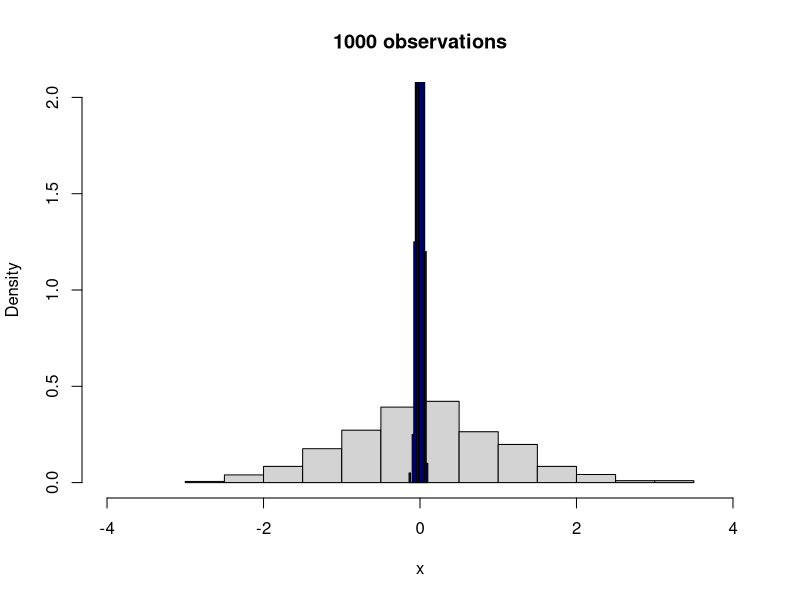
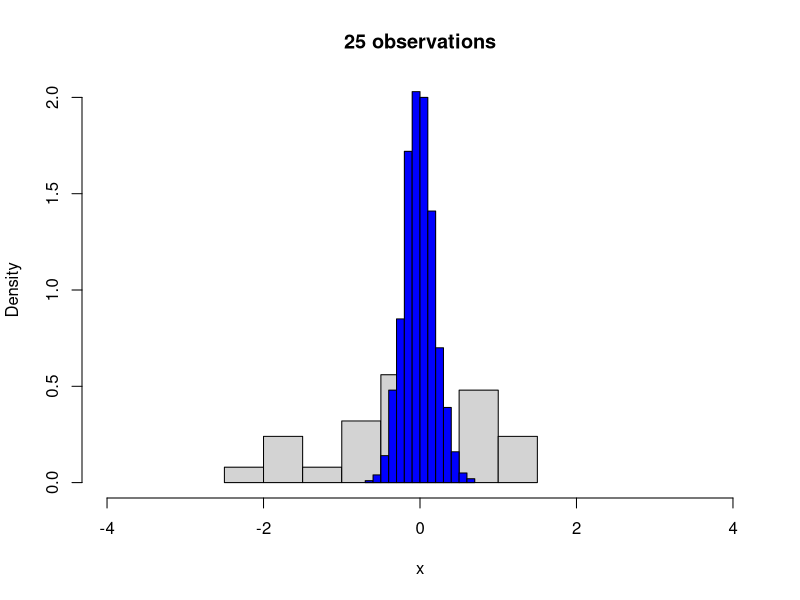
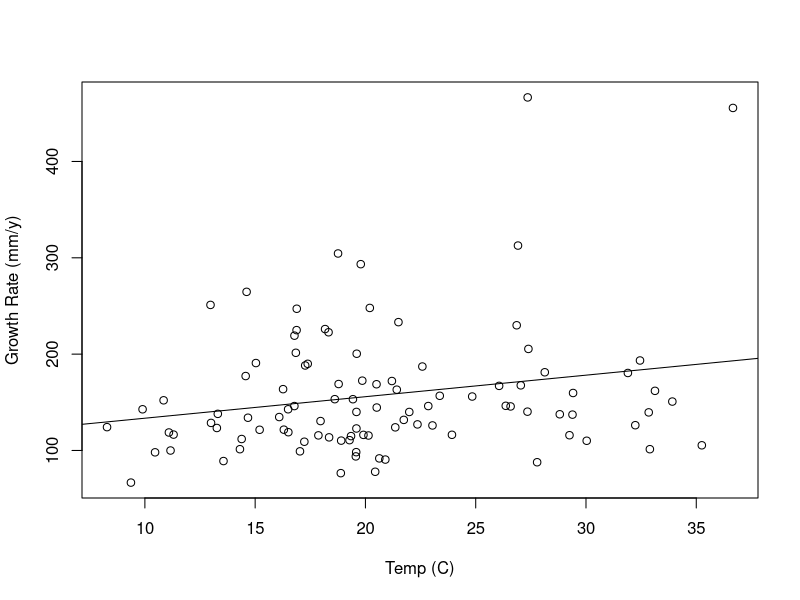
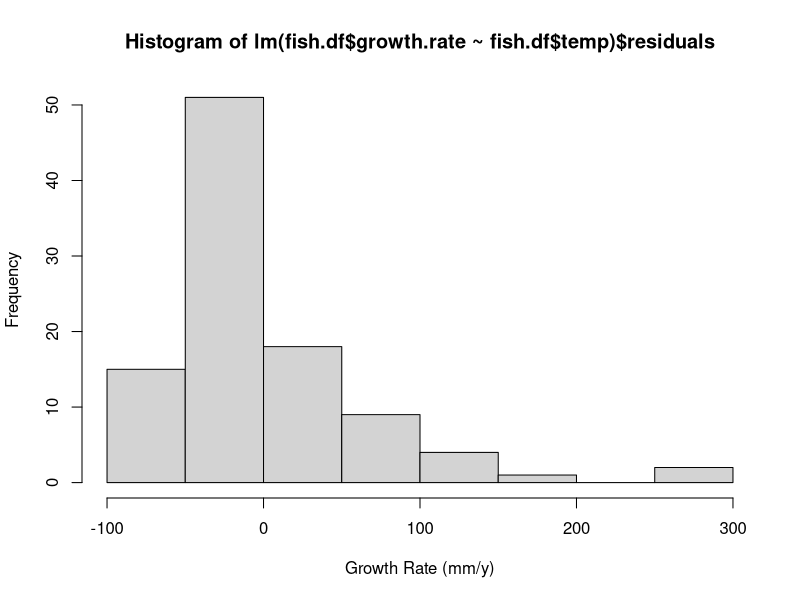
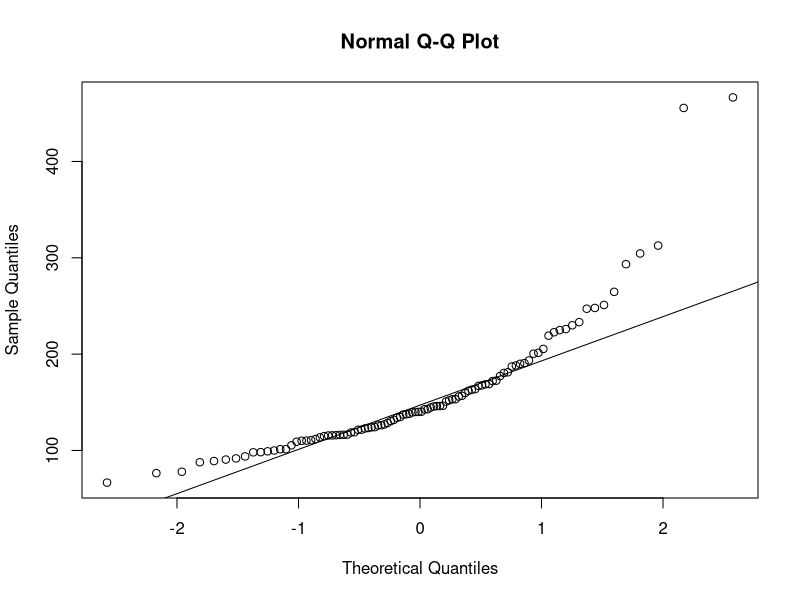
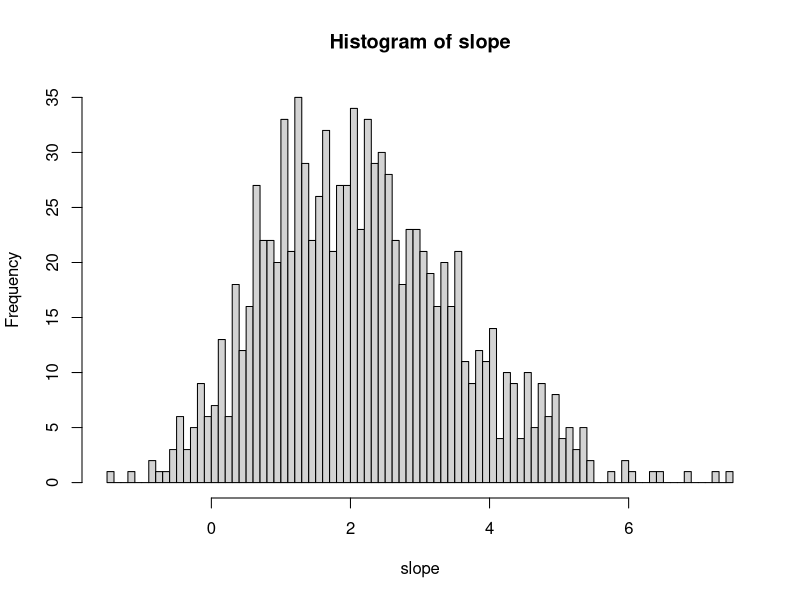
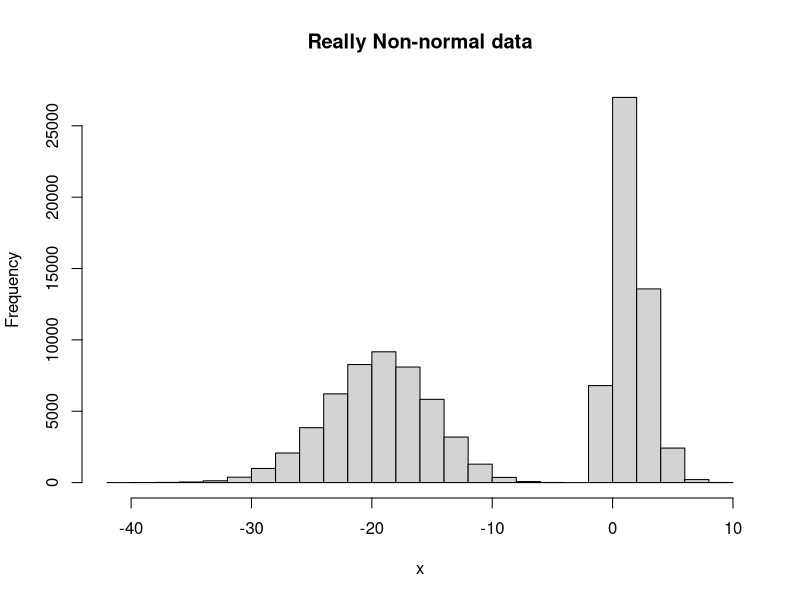
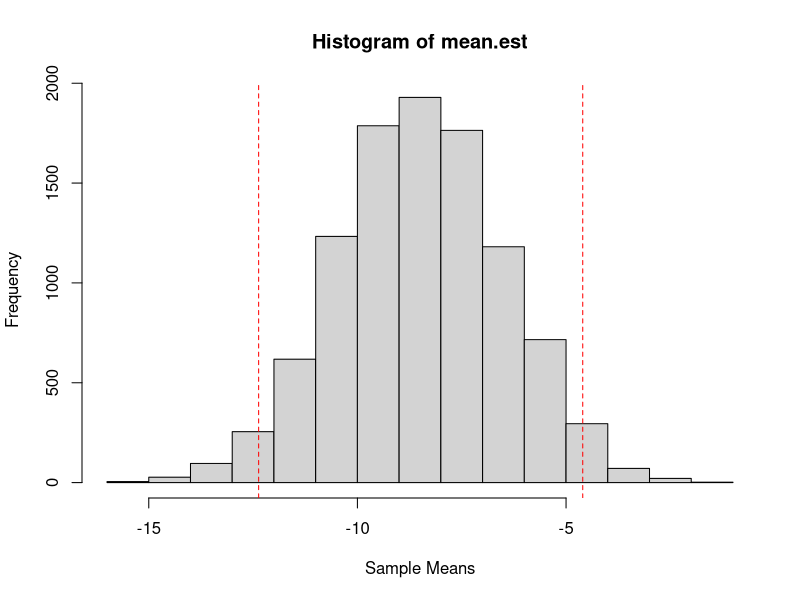

Source code (R) for these figures, in order:
## ---- chunk 1
library(knitr)
opts_knit$set(root.dir = "C:/Users/madid/OneDrive/Documents/Desktop/RCour
                     seExamples/R-Class-2024/WK04_Bootstrapping")


## ---- chunk 2
x <- rnorm(1000)
#modeling with normal distribution and 1000 observations
hist(x, freq= FALSE, # makes the y-axis density
    ylim = c(0,2), #y-axis scale
    xlim = c(-4,4),#x-axis scale
    main = "1000 observations") #title


mean.x <- replicate(1000, mean(rnorm(1000)))
#find the mean of the distribution, 1000 times
#add the distribution of th emean to the histogram
hist(mean.x, add =TRUE,
     col = "blue", #color of plot to blue
     freq = FALSE) #to make y-axis density


## ---- chunk 3
s1 <- sd(x) #SD
s1
a1 <- c(-1,1)*1.96*s1 + mean(x) 
a1 #95% CI for where the data points lie

## ---- chunk 4
SE1 <- (s1/sqrt(1000))
SE1

b1 <- mean(x) + c(-1,1)*1.96*SE1
b1 #95% CI for where the mean of the population exists

## ---- chunk 5
x <- rnorm(25)
hist(x,
     freq = FALSE,
     ylim = c(0,2),
     xlim = c(-4,4),
     main = "25 observations")

mean.x <- replicate(1000, mean(rnorm(25)))
hist(mean.x, add = TRUE, # adds to the preexisting plot
     col = "blue",
     freq = FALSE)
## ---- chunk 6
s2 <- sd(x)
s2
a2 <- c(-1,1)*1.96*s2 + mean(x)
a2

## ---- chunk 7
SE2 <- (s2/sqrt(25))
SE2

b2 <- mean(x) + c(-1,1)*1.96*SE2
b2

## ---- chunk 8
My.CI <- function(x.vect){
# x.vect should be normally distributed
sd.x <- sd(x.vect)
n <- length(x.vect)
se.x <- sd.x/sqrt(n)
data.95.CI <- mean(x.vect)+1.96*c(-1,1)*sd.x

mean.95.CI <- mean(x.vect)+1.96*c(-1,1)*se.x

return(list(sd=sd.x, se=se.x, mean= mean(x.vect),
data.95 = data.95.CI,
mean.95 = mean.95.CI))
}

My.CI(x) #where x is 25 observations

## ---- chunk 9
my.output <- c()#empty vector to store output
my.input <- seq(53, 128, by=5) #sequence we will use to calculate output

for (i in 1:length(my.input)){my.output[i] <- my.input[i]^2 + my.input[i]}

my.output

## ---- chunk 10
my.input

## ---- chunk 11
sample(my.input, replace = TRUE) #samples the vector with replacement

## ---- chunk 12
# I already used s1 so here I use s10 instead
#resample the two groups 100 times with different probabilities (prob line)
s10 <- sample(c("Group 1", "Group 2"), 
              size = 100, 
              replace = TRUE,
              prob = c(0.3,0.7))
table(s10)

## ---- chunk 13
#reading csv file
fish.df <- read.csv("FishGrowthTemp.csv", header=TRUE)
#creating a plot of the data
par(mfrow=c(1,1))
plot(fish.df$temp, fish.df$growth.rate,
     xlab ="Temp (C)",
     ylab = "Growth Rate (mm/y)")
abline(lm(fish.df$growth.rate~fish.df$temp)) #adds line

## ---- chunk 14
#checking if the data looks like it follows a normal distribution using both
#a histogram and a qqplot

#histogram
hist(lm(fish.df$growth.rate~fish.df$temp)$residuals,
     xlab = "Growth Rate (mm/y)")

#qqplot
qqnorm(fish.df$growth.rate)
qqline(fish.df$growth.rate)
## ---- chunk 15
lm(fish.df$growth.rate~fish.df$temp)$coef
#checking for intercept and slope
## ---- chunk 16
summary(lm(fish.df$growth.rate~ fish.df$temp))

## ---- chunk 17
n.boot <- 1000

#fill with
slope <- rep(NA, n.boot)
n.rows <- nrow(fish.df)
#create slopes
for (i in 1:n.boot){
  new.rows <- sample(1:n.rows, replace =TRUE)
  new.data <- fish.df[new.rows,]
  slope[i] <- lm(new.data$growth.rate ~ new.data$temp)$coef[2]
}

#histogram of slopes
hist(slope, breaks = 100)

## ---- chunk 18
sort(slope)[n.boot*0.025] #lower 95% CI
sort(slope)[n.boot*0.975] #upper95% CI
## ---- chunk 19
n = 100000
set.seed(1)
x1 <- rpois(n/2, 2)
x2 <- rpois(n/2, 19)

data <- c(x1, -x2)
hist(data, xlab = "x", main = "Really Non-normal data")
## ---- chunk 20
mean(data) #mean of the data, not sample mean
## ---- chunk 21
#sample mean
set.seed(1)
my.sample <- sample(data, 30, replace = TRUE)
mean(my.sample)

## ---- chunk 22
se <- sd(my.sample)/sqrt(length(my.sample))
mean.95 <- mean(my.sample) + 1.96*c(-1,1)*se
print(mean.95)

## ---- chunk 23
n.boot <- 10000
mean.est <- rep(NA, n.boot)

for (i in 1:n.boot){
  my.sample <- sample(data,30, replace = TRUE)
  mean.est[i] <- mean(my.sample)
}

## ---- chunk 24
hist(mean.est, xlab = "Sample Means")
sort(mean.est)[n.boot*0.025] #lower
sort(mean.est)[n.boot*0.975] #upper CI on distribution
abline(v = c(sort(mean.est)[n.boot*0.025], sort(mean.est)[n.boot*0.975]),
             lty =2,
             col = "red")

